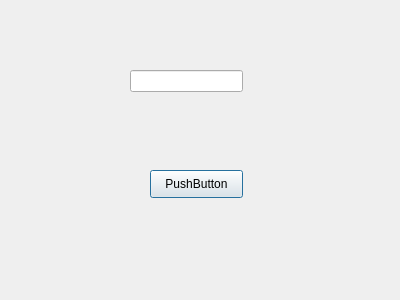
<?xml version="1.0" encoding="UTF-8"?>
<ui version="4.0">
 <class>Dialog</class>
 <widget class="QDialog" name="Dialog">
  <property name="geometry">
   <rect>
    <x>0</x>
    <y>0</y>
    <width>400</width>
    <height>300</height>
   </rect>
  </property>
  <property name="windowTitle">
   <string>Dialog</string>
  </property>
  <widget class="QLineEdit" name="nameEntity">
   <property name="geometry">
    <rect>
     <x>130</x>
     <y>70</y>
     <width>113</width>
     <height>22</height>
    </rect>
   </property>
  </widget>
  <widget class="QPushButton" name="ChangeEntity">
   <property name="geometry">
    <rect>
     <x>150</x>
     <y>170</y>
     <width>93</width>
     <height>28</height>
    </rect>
   </property>
   <property name="text">
    <string>PushButton</string>
   </property>
  </widget>
 </widget>
 <resources/>
 <connections/>
</ui>
